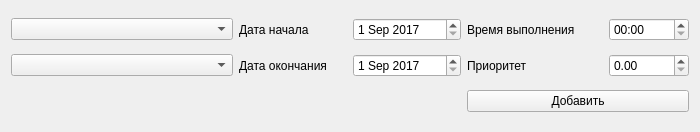
<?xml version="1.0" encoding="UTF-8"?>
<ui version="4.0">
 <class>input_widget</class>
 <widget class="QWidget" name="input_widget">
  <property name="geometry">
   <rect>
    <x>0</x>
    <y>0</y>
    <width>700</width>
    <height>132</height>
   </rect>
  </property>
  <property name="minimumSize">
   <size>
    <width>700</width>
    <height>0</height>
   </size>
  </property>
  <property name="windowTitle">
   <string>Form</string>
  </property>
  <layout class="QGridLayout" name="gridLayout">
   <item row="1" column="0">
    <widget class="QComboBox" name="work_type">
     <property name="toolTip">
      <string>Тип работы</string>
     </property>
    </widget>
   </item>
   <item row="0" column="0">
    <widget class="QComboBox" name="lesson">
     <property name="toolTip">
      <string>Урок</string>
     </property>
     <property name="editable">
      <bool>false</bool>
     </property>
     <property name="currentText">
      <string/>
     </property>
    </widget>
   </item>
   <item row="0" column="2">
    <layout class="QHBoxLayout" name="actual_layout">
     <property name="sizeConstraint">
      <enum>QLayout::SetFixedSize</enum>
     </property>
     <item>
      <widget class="QLabel" name="actual_layout_2">
       <property name="text">
        <string>Дата начала</string>
       </property>
      </widget>
     </item>
     <item>
      <widget class="QDateEdit" name="actual">
       <property name="toolTip">
        <string>Дата начала</string>
       </property>
       <property name="dateTime">
        <datetime>
         <hour>0</hour>
         <minute>0</minute>
         <second>0</second>
         <year>2017</year>
         <month>9</month>
         <day>1</day>
        </datetime>
       </property>
       <property name="minimumDateTime">
        <datetime>
         <hour>0</hour>
         <minute>0</minute>
         <second>0</second>
         <year>2017</year>
         <month>9</month>
         <day>1</day>
        </datetime>
       </property>
      </widget>
     </item>
    </layout>
   </item>
   <item row="1" column="2">
    <layout class="QHBoxLayout" name="deadline_layout">
     <property name="sizeConstraint">
      <enum>QLayout::SetFixedSize</enum>
     </property>
     <item>
      <widget class="QLabel" name="deadline_label">
       <property name="text">
        <string>Дата окончания</string>
       </property>
      </widget>
     </item>
     <item>
      <widget class="QDateEdit" name="deadline">
       <property name="toolTip">
        <string>Дата окончания</string>
       </property>
       <property name="dateTime">
        <datetime>
         <hour>0</hour>
         <minute>0</minute>
         <second>0</second>
         <year>2017</year>
         <month>9</month>
         <day>1</day>
        </datetime>
       </property>
       <property name="minimumDate">
        <date>
         <year>2017</year>
         <month>9</month>
         <day>1</day>
        </date>
       </property>
      </widget>
     </item>
    </layout>
   </item>
   <item row="1" column="3">
    <layout class="QHBoxLayout" name="priority_layout">
     <property name="sizeConstraint">
      <enum>QLayout::SetFixedSize</enum>
     </property>
     <item>
      <widget class="QLabel" name="priority_label">
       <property name="text">
        <string>Приоритет</string>
       </property>
      </widget>
     </item>
     <item>
      <widget class="QDoubleSpinBox" name="priority">
       <property name="maximumSize">
        <size>
         <width>80</width>
         <height>16777215</height>
        </size>
       </property>
       <property name="toolTip">
        <string>Приоритет</string>
       </property>
      </widget>
     </item>
    </layout>
   </item>
   <item row="0" column="3">
    <layout class="QHBoxLayout" name="time_layout">
     <property name="sizeConstraint">
      <enum>QLayout::SetFixedSize</enum>
     </property>
     <item>
      <widget class="QLabel" name="time_label">
       <property name="text">
        <string>Время выполнения</string>
       </property>
      </widget>
     </item>
     <item>
      <widget class="QTimeEdit" name="time">
       <property name="maximumSize">
        <size>
         <width>80</width>
         <height>16777215</height>
        </size>
       </property>
       <property name="toolTip">
        <string>Время выполнения</string>
       </property>
       <property name="displayFormat">
        <string>HH:mm</string>
       </property>
      </widget>
     </item>
    </layout>
   </item>
   <item row="2" column="3">
    <widget class="QPushButton" name="add_button">
     <property name="toolTip">
      <string>Добавить в список</string>
     </property>
     <property name="text">
      <string>Добавить</string>
     </property>
    </widget>
   </item>
  </layout>
 </widget>
 <tabstops>
  <tabstop>lesson</tabstop>
  <tabstop>work_type</tabstop>
  <tabstop>actual</tabstop>
  <tabstop>deadline</tabstop>
  <tabstop>time</tabstop>
  <tabstop>priority</tabstop>
  <tabstop>add_button</tabstop>
 </tabstops>
 <resources/>
 <connections/>
</ui>
